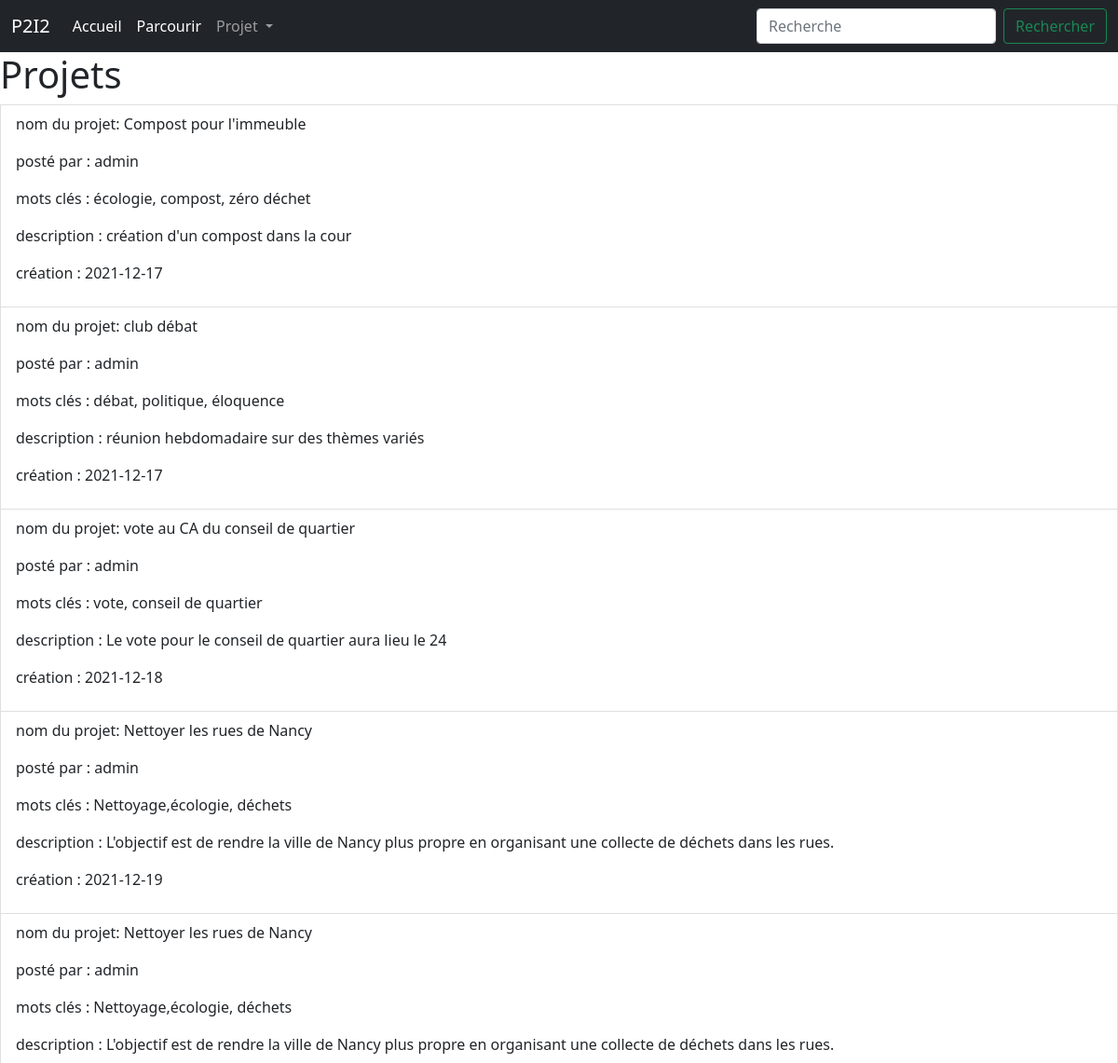
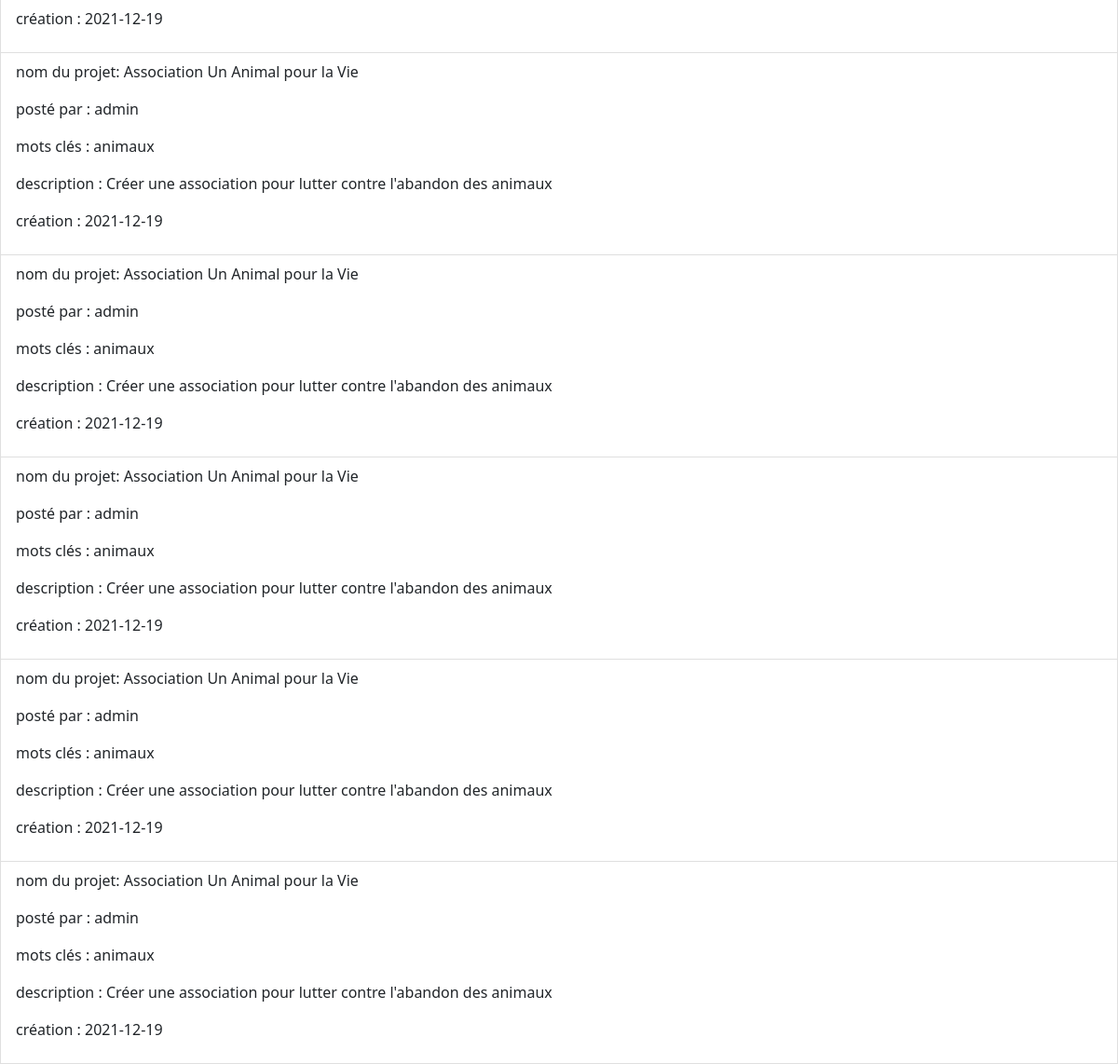
The page /parcourir on the database its author committed (2 pictures, top to bottom).
### tables this page shows
CREATE TABLE "subs" (
	"Nom"	varchar NOT NULL,
	"Posté_par"	varchar NOT NULL,
	"Numéro_projet"	INTEGER NOT NULL UNIQUE,
	"Mots_clés"	text NOT NULL,
	"description"	TEXT NOT NULL,
	"création"	TEXT NOT NULL,
	PRIMARY KEY("Numéro_projet" AUTOINCREMENT)
);

### app.py (the view)
@app.route('/parcourir')
def parcourir():
     db='database.db'
     con=sqlite3.connect(db)
     cur=con.cursor()
     cur.execute("SELECT * FROM subs ;")
     L=cur.fetchall()
     return render_template('parcourir.html',data=L)

### templates/parcourir.html (shortened to what this page needs)
{% extends 'layout.html' %}
{% block content %}
<h1>Projets</h1>
<div class = "wrapper">
    {% for items in data %}
    <a href="/sub/{{ items[2] }}" class="list-group-item list-group-item-action flex-column align-items-start">
    <div class = "projets">
        <p>nom du projet: {{items[0]}}</p>
        <p>posté par : {{items[1]}}</p>
        <p>mots clés : {{items[3]}}</p>
        <p>description : {{items[4]}}</p>
        <p>création : {{items[5]}}</p>
    </div>
    </a>
    {% endfor %}
</div>
{% endblock %}

### templates/layout.html (shortened to what this page needs)
<!DOCTYPE html>
<html lang="en">
<head>
  {% block head %}
    <link rel="stylesheet" href="/static/styles/stylehome.css" type="text/css">
    <link href="https://cdn.jsdelivr.net/npm/bootstrap@5.1.3/dist/css/bootstrap.min.css" rel="stylesheet">
  {% endblock %}
</head>
<body>
  <div id='navbar'>{% block navbar %}
    <nav class="navbar navbar-expand-lg navbar-dark bg-dark">
        <div class="container-fluid">
          <a class="navbar-brand" href="/">P2I2</a>
          <div class="collapse navbar-collapse" id="navbarSupportedContent">
            <ul class="navbar-nav me-auto mb-2 mb-lg-0">
              <li class="nav-item">
                <a class="nav-link active" aria-current="page" href="/">Accueil</a>
              </li>
              <li class="nav-item">
                <a class="nav-link active" aria-current="page" href="/parcourir">Parcourir</a>
              </li>
              <li class="nav-item dropdown">
                <a class="nav-link dropdown-toggle" href="#" id="navbarDropdown" role="button" data-bs-toggle="dropdown" aria-expanded="false">
                  Projet
                </a>
              </li>
            </ul>
            <form class="d-flex" action="/search" method="POST">
              <input class="form-control me-2" type="search" placeholder="Recherche" aria-label="Search" name='Search' required minlength="1">
              <input class="btn btn-outline-success" type="submit" value="Rechercher"></input>
            </form>
          </div>
        </div>
      </nav>
  {% endblock %}
  </div>
  <div id="content">{% block content %}{% endblock %}</div>
</body>
</html>

### static/styles/stylehome.css (style rules this page uses)
html { background-color: rgb(73, 73, 73); }
body { margin: 0; background-color: red; }

### rows shown on the page
subs: Nom "Compost pour l'immeuble", Posté_par "admin", Mots_clés "écologie, compost, zéro déchet", description "création d'un compost dans la cour", création "2021-12-17"
subs: Nom "club débat", Posté_par "admin", Mots_clés "débat, politique, éloquence", description "réunion hebdomadaire sur des thèmes variés", création "2021-12-17"
subs: Nom "vote au CA du conseil de quartier", Posté_par "admin", Mots_clés "vote, conseil de quartier", description "Le vote pour le conseil de quartier aura lieu le 24", création "2021-12-18"
subs: Nom "Nettoyer les rues de Nancy", Posté_par "admin", Mots_clés "Nettoyage,écologie, déchets", description "L'objectif est de rendre la ville de Nancy plus propre en organisant une collecte de déchets dans les rues.", création "2021-12-19"
subs: Nom "Nettoyer les rues de Nancy", Posté_par "admin", Mots_clés "Nettoyage,écologie, déchets", description "L'objectif est de rendre la ville de Nancy plus propre en organisant une collecte de déchets dans les rues.", création "2021-12-19"
subs: Nom "Association Un Animal pour la Vie", Posté_par "admin", Mots_clés "animaux", description "Créer une association pour lutter contre l'abandon des animaux", création "2021-12-19"
subs: Nom "Association Un Animal pour la Vie", Posté_par "admin", Mots_clés "animaux", description "Créer une association pour lutter contre l'abandon des animaux", création "2021-12-19"
subs: Nom "Association Un Animal pour la Vie", Posté_par "admin", Mots_clés "animaux", description "Créer une association pour lutter contre l'abandon des animaux", création "2021-12-19"
subs: Nom "Association Un Animal pour la Vie", Posté_par "admin", Mots_clés "animaux", description "Créer une association pour lutter contre l'abandon des animaux", création "2021-12-19"
subs: Nom "Association Un Animal pour la Vie", Posté_par "admin", Mots_clés "animaux", description "Créer une association pour lutter contre l'abandon des animaux", création "2021-12-19"
